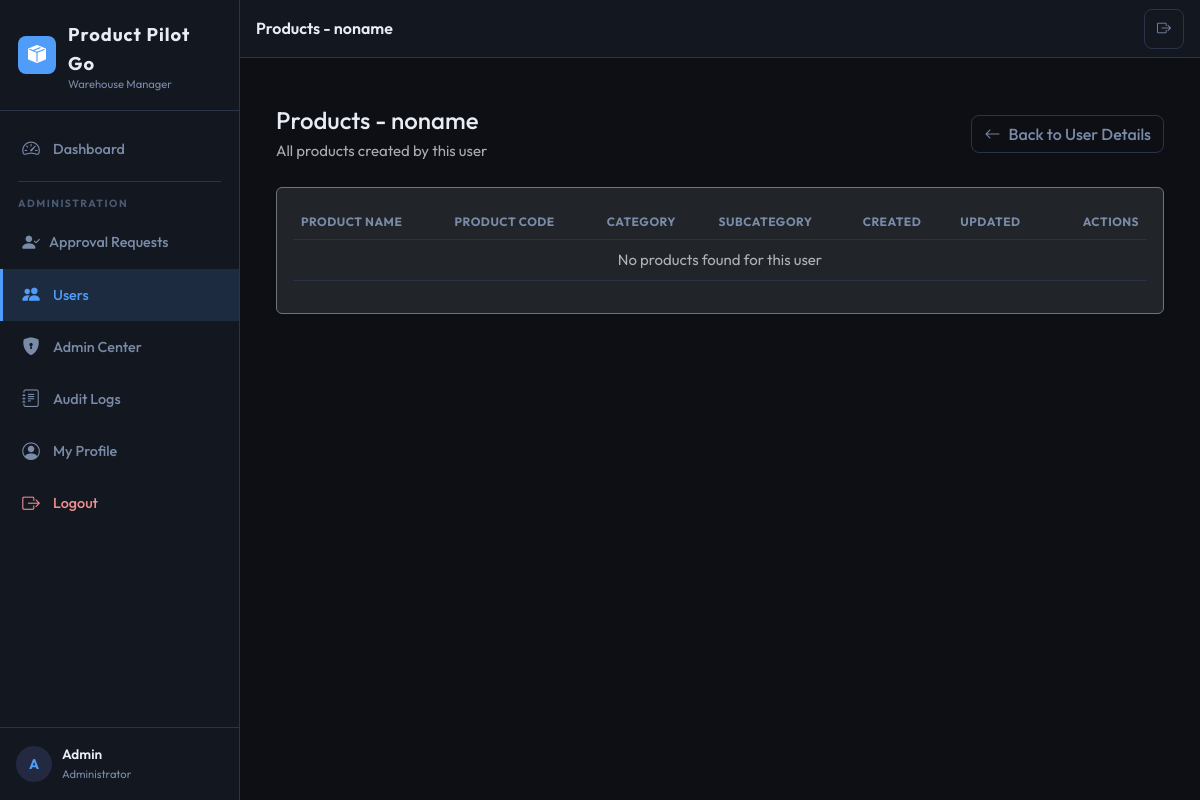
The app's page /users/3/products/ (signed in), older data.
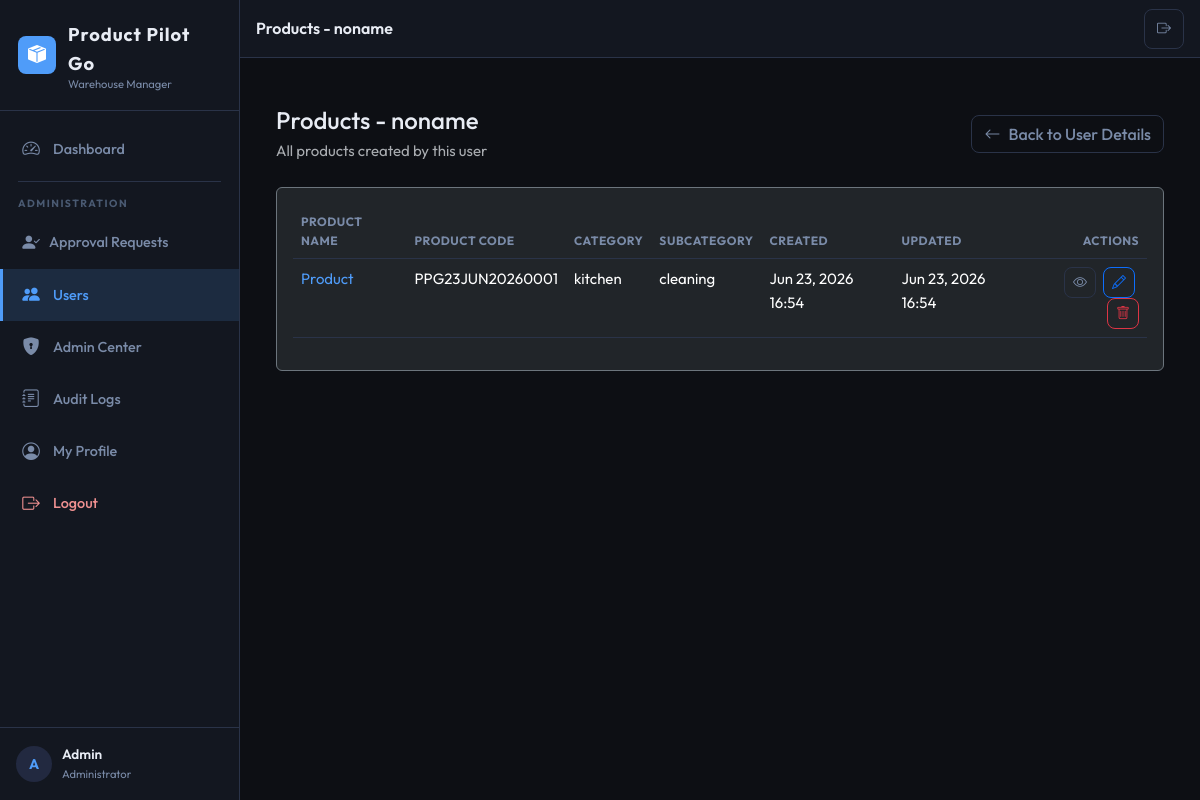
The same page, newer data.
### aps/models.py (models this page shows, shortened)
class Product(models.Model):
    product_name = models.CharField(max_length=255, db_index=True)
    asin_code = models.CharField(max_length=100, blank=True, null=True, db_index=True)
    sh_code = models.CharField(max_length=100, blank=True, db_index=True)
    category = models.ForeignKey(
        Category,
        on_delete=models.SET_NULL,
        null=True, blank=True,
        related_name='products'
    )
    subcategory = models.ForeignKey(
        SubCategory,
        on_delete=models.SET_NULL,
        null=True, blank=True,
        related_name='products'
    )
    main_image = models.ImageField(
        upload_to=product_main_image_path,
        validators=[validate_image_extension, validate_image_size],
        blank=True, null=True
    )
    description = models.TextField(blank=True)
    tags = models.CharField(max_length=255, blank=True, help_text="Comma-separated tags")
    created_at = models.DateTimeField(auto_now_add=True, db_index=True)
    created_by = models.ForeignKey(
        User,
        on_delete=models.SET_NULL,
        null=True, blank=True,
        related_name='products_created',
    )
    updated_by = models.ForeignKey(
        User,
        on_delete=models.SET_NULL,
        null=True, blank=True,
        related_name='products_updated',
    )
    updated_at = models.DateTimeField(auto_now=True)
    is_deleted = models.BooleanField(default=False, db_index=True)
    deleted_at = models.DateTimeField(null=True, blank=True)
    class Meta:
        ordering = ['-created_at']
        unique_together = ('asin_code', 'created_by')
        indexes = [
            models.Index(fields=['product_name', 'is_deleted'], name='idx_product_name_active'),
            models.Index(fields=['category', 'is_deleted'], name='idx_product_cat_active'),
            models.Index(fields=['is_deleted', '-created_at'], name='idx_product_active_date'),
        ]

class Category(models.Model):
    name = models.CharField(max_length=150)
    created_by = models.ForeignKey(
        User,
        on_delete=models.CASCADE,
        null=True, blank=True,
        related_name='categories_created',
    )
    class Meta:
        verbose_name = 'Category'
        verbose_name_plural = 'Categories'
        ordering = ['name']
        unique_together = ('name', 'created_by')

class SubCategory(models.Model):
    category = models.ForeignKey(
        Category,
        on_delete=models.CASCADE,
        related_name='subcategories'
    )
    name = models.CharField(max_length=150)
    class Meta:
        verbose_name = 'Sub Category'
        verbose_name_plural = 'Sub Categories'
        ordering = ['name']
        unique_together = ('category', 'name')

### aps/views/users.py (the view)
# urls.py: path('users/<int:user_id>/products/', views.user_products, name='user_products'),
@admin_required
def user_products(request, user_id):
    target_user = get_object_or_404(User, pk=user_id, is_superuser=False)
    products_qs = Product.objects.filter(
        created_by=target_user, is_deleted=False
    ).select_related('category', 'subcategory').order_by('-created_at')
    paginator = Paginator(products_qs, 25)
    page_obj = paginator.get_page(request.GET.get('page'))
    return render(request, 'aps/user_products.html', {
        'page_title': f'Products - {target_user.username}',
        'active_menu': 'users',
        'target_user': target_user,
        'page_obj': page_obj,
    })

### aps/permissions.py (called while the page is built, shortened)
def is_administrator(user):
    return user.is_authenticated and user.is_active and (
        user.is_staff or user.is_superuser
    )

def can_export(user):
    if is_administrator(user):
        return True
    profile = get_user_profile(user)
    return profile and profile.can_export

def can_manage_settings(user):
    if is_administrator(user):
        return True

def can_delete_products(user):
    if is_administrator(user):
        return True
    profile = get_user_profile(user)
    return profile and profile.can_delete_products

def admin_required(view_func):
    check = user_passes_test(
        lambda u: is_administrator(u),
        login_url='/login/',
    )
    return login_required(check(view_func))

### aps/templatetags/aps_tags.py (called while the page is built)
@register.simple_tag
def active_class(request, *url_names):
    try:
        match = resolve(request.path)
        if match.url_name in url_names:
            return "active"
    except Resolver404:
        pass
    return ""

### aps/templates/aps/user_products.html (shortened to what this page needs)
{% extends 'aps/base.html' %}
{% load static %}
{% block content %}
<div class="container-fluid py-4">
  <div class="row mb-4">
    <div class="col-12">
      <div class="d-flex justify-content-between align-items-center flex-wrap gap-3">
        <div>
          <h4 class="mb-1">Products - {{ target_user.username }}</h4>
          <p class="text-muted mb-0">All products created by this user</p>
        </div>
        <a href="{% url 'user_details' target_user.id %}" class="btn btn-outline-secondary">
          <i class="bi bi-arrow-left me-2"></i>Back to User Details
        </a>
      </div>
    </div>
  </div>
  <div class="row">
    <div class="col-12">
      <div class="card bg-dark border-secondary">
        <div class="card-body">
          <div class="table-responsive">
            <table class="table table-dark table-hover">
              <thead>
                <tr>
                  <th>Product Name</th>
                  <th>Product Code</th>
                  <th>Category</th>
                  <th>Subcategory</th>
                  <th>Created</th>
                  <th>Updated</th>
                  <th class="text-end">Actions</th>
                </tr>
              </thead>
              <tbody>
                {% for product in page_obj %}
                <tr>
                  <td>
                    <a href="{% url 'product_detail' product.id %}" class="text-decoration-none">
                      {{ product.product_name }}
                    </a>
                  </td>
                  <td>{{ product.asin_code|default:"—" }}</td>
                  <td>{{ product.category.name|default:"—" }}</td>
                  <td>{{ product.subcategory.name|default:"—" }}</td>
                  <td>{{ product.created_at|date:"M d, Y H:i" }}</td>
                  <td>{{ product.updated_at|date:"M d, Y H:i" }}</td>
                  <td class="text-end">
                    <a href="{% url 'product_detail' product.id %}" class="btn btn-sm btn-outline-secondary me-1" title="View">
                      <i class="bi bi-eye"></i>
                    </a>
                    <a href="{% url 'product_edit' product.id %}" class="btn btn-sm btn-outline-primary me-1" title="Edit">
                      <i class="bi bi-pencil"></i>
                    </a>
                    <button onclick="confirmDelete({{ product.id }})" class="btn btn-sm btn-outline-danger" title="Delete">
                      <i class="bi bi-trash"></i>
                    </button>
                  </td>
                </tr>
                {% empty %}
                <tr>
                  <td colspan="7" class="text-center text-muted">No products found for this user</td>
                </tr>
                {% endfor %}
              </tbody>
            </table>
          </div>
        </div>
      </div>
    </div>
  </div>
</div>
{% endblock %}

Row changes from the older to the newer data that the page shows:
added Product: product_name "Product", asin_code "PPG23JUN20260001", category.name "kitchen", subcategory.name "cleaning", created_at "Jun 23, 2026 16:54", updated_at "Jun 23, 2026 16:54"
Text that changed along with them:
text no longer shown: "No products found for this user"
